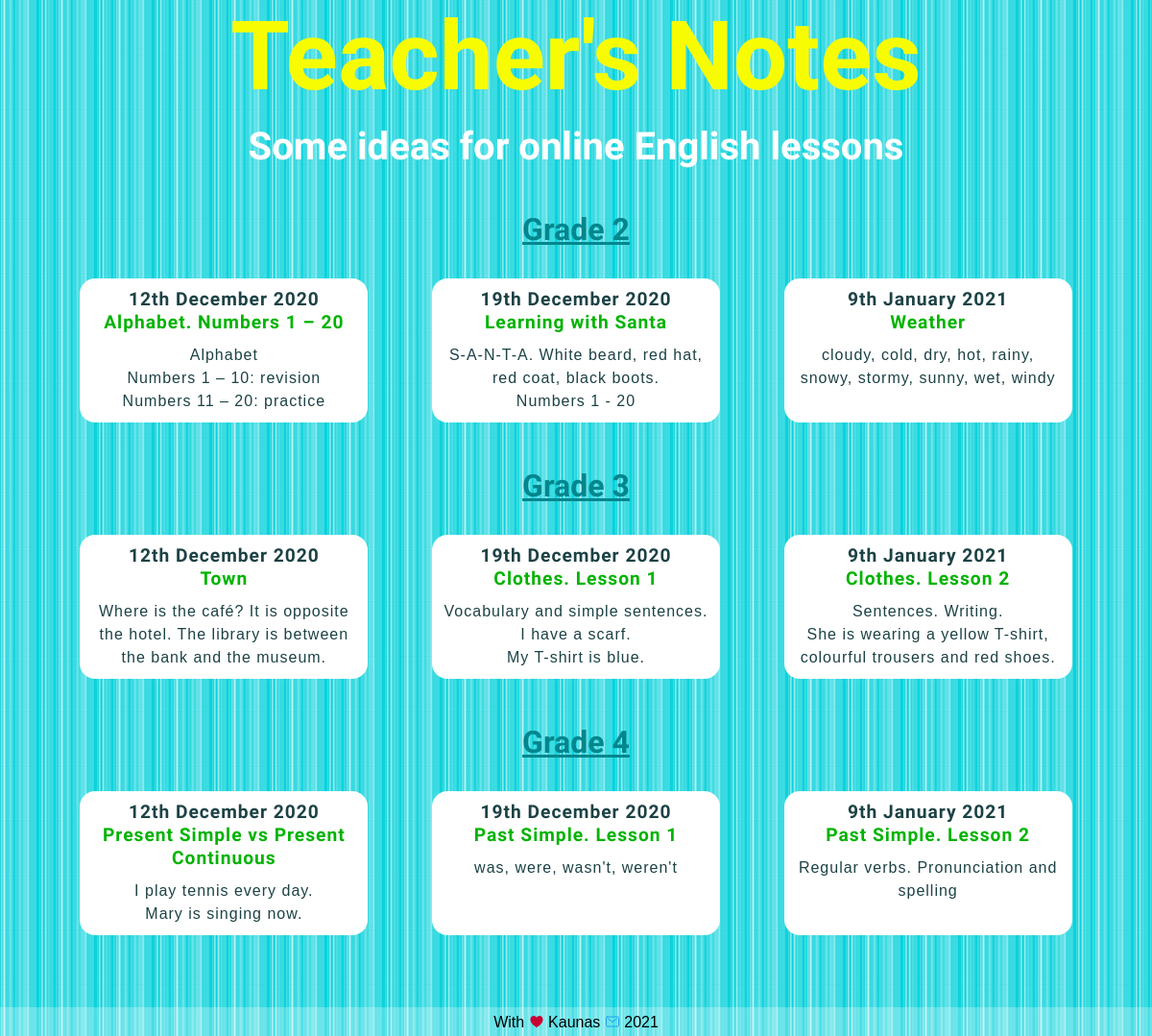
The page / on the database its author committed.
### blog/models.py (models this page shows, shortened)
class Grade2blogpost(models.Model):
    grade = models.CharField(max_length=10, default='Grade 2')
    date = models.DateField()
    title = models.TextField(max_length=200)
    intro = models.TextField(max_length=400, default='intro')
    description = models.TextField()
    image = models.ImageField(upload_to='blog/images/', default='blog/images/soon.png')
    file = models.FileField(upload_to='blog/downloads/', blank='True')
    credits = models.TextField(blank='True')

class Grade3blogpost(models.Model):
    grade = models.CharField(max_length=10, default='Grade 3')
    date = models.DateField()
    title = models.TextField(max_length=200)
    intro = models.TextField(max_length=400, default='intro')
    description = models.TextField()
    image = models.ImageField(upload_to='blog/images/', default='blog/images/soon.png')
    file = models.FileField(upload_to='blog/downloads/', blank='True')
    credits = models.TextField(blank='True')

class Grade4blogpost(models.Model):
    grade = models.CharField(max_length=10, default='Grade 4')
    date = models.DateField()
    title = models.TextField(max_length=200)
    intro = models.TextField(max_length=400, default='intro')
    description = models.TextField()
    image = models.ImageField(upload_to='blog/images/', default='blog/images/soon.png')
    file = models.FileField(upload_to='blog/downloads/', blank='True')
    credits = models.TextField(blank='True')

### blog/views.py (the view)
# urls.py: path('', views.all_posts, name='all_posts'),
def all_posts(request):
    grade2blogposts = Grade2blogpost.objects.order_by('-date')[:3]
    grade3blogposts = Grade3blogpost.objects.order_by('-date')[:3]
    grade4blogposts = Grade4blogpost.objects.order_by('-date')[:3]
    return render(request, 'blog/all_posts.html', {'grade2blogposts': grade2blogposts,
                                                   'grade3blogposts': grade3blogposts,
                                                   'grade4blogposts': grade4blogposts})

### blog/templates/blog/all_posts.html (shortened to what this page needs)
<!DOCTYPE html>
{% load static %}
<html lang="en">
<head>
    <link href="{% static 'blog/all_posts.css' %}" type="text/css" rel="stylesheet"/>
    <link href="{% static 'blog/queries.css' %}" type="text/css" rel="stylesheet"/>
</head>
<header>
    <h1>Teacher's Notes</h1>
    <h2>Some ideas for online English lessons</h2>
</header>
<section>
    <a href="{% url 'blog:url_all_grade2' %}"><h3>Grade 2</h3></a>
    <div class="flex-container">
        {% for blogpost in grade2blogposts %}
            <a class="button" href="{% url 'blog:url_one_grade2' blogpost.id %}">
                <h4>{{ blogpost.date|date:'jS F Y' }}</h4>
                <h5>{{ blogpost.title }}</h5>
                <p>{{ blogpost.intro|safe|truncatewords:20 }}</p></a>
        {% endfor %}
    </div>
</section>
<section>
    <a href="{% url 'blog:url_all_grade3' %}"><h3>Grade 3</h3></a>
    <div class="flex-container">
        {% for blogpost in grade3blogposts %}
            <a class="button" href="{% url 'blog:url_one_grade3' blogpost.id %}">
                <h4>{{ blogpost.date|date:'jS F Y' }}</h4>
                <h5>{{ blogpost.title }}</h5>
                <p>{{ blogpost.intro|safe|truncatewords:20 }}</p></a>
        {% endfor %}
    </div>
</section>
<section>
    <a href="{% url 'blog:url_all_grade4' %}"><h3>Grade 4</h3></a>
    <div class="flex-container">
        {% for blogpost in grade4blogposts %}
            <a class="button" href="{% url 'blog:url_one_grade4' blogpost.id %}">
                <h4>{{ blogpost.date|date:'jS F Y' }}</h4>
                <h5>{{ blogpost.title }}</h5>
                <p>{{ blogpost.intro|safe|truncatewords:20 }}</p></a>
        {% endfor %}
    </div>
</section>
<footer>
    <p class="signature">With <a>
        <ion-icon class="heart" name="heart"></ion-icon>
    </a> Kaunas
        <a style="text-decoration: none" href="mailto:welcome@listensingtalk.com">
            <ion-icon class="mail" name="mail-outline"></ion-icon>
        </a> 2021
    </p>
</footer>
</body>
</html>

### blog/static/blog/all_posts.css (style rules this page uses)
* { margin: 0; padding: 0; box-sizing: border-box; }
h1, h2, h3, h4, h5 { font-family: 'Dosis', sans-serif; }
h1 { font-size: 100px; color: #F8FC03; }
h2 { font-size: 40px; color: white; padding: 12px; }
h3 { font-size: 32px; color: #00868e; padding: 12px; margin-top: 20px; margin-bottom: 10px; }
h4 { font-size: 120%; }
h5 { font-size: 120%; color: #00b300; }
p { padding-top: 10px; }
a { color: #00868e; }
.button { border-radius: 16px; color: #1c4245; padding: 10px; text-decoration: none; display: inline-block; margin: 10px; line-height: 150%; letter-spacing: 1px; background-color: white; width: 300px; }
.flex-container { margin: auto; min-width: 200px; max-width: 1100px; display: -webkit-box; display: -ms-flexbox; display: flex; -ms-flex-wrap: wrap; flex-wrap: wrap; -ms-flex-pack: distribute; justify-content: space-around; padding-bottom: 5px; flex-direction: row-reverse; }
footer { background-color: rgba(255, 255, 255, 0.25); margin-top: 60px; height: 30px; }
ion-icon { font-size: 16px; margin-bottom: -2px; }
.mail { color: #1da1f2; }
.heart { color: #cc0033; }
.signature { font-size: 16px; padding: 7px 0 0 0; margin: 0; }

### rows shown on the page
Grade2blogpost: date "9th January 2021", title "Weather", intro "cloudy, cold, dry, hot, rainy, snowy, stormy, sunny, wet, windy"
Grade2blogpost: date "19th December 2020", title "Learning with Santa", intro "S-A-N-T-A. White beard, red hat, red coat, black boots. Numbers 1 - 20"
Grade2blogpost: date "12th December 2020", title "Alphabet. Numbers 1 – 20", intro "Alphabet Numbers 1 – 10: revision Numbers 11 – 20: practice"
Grade3blogpost: date "9th January 2021", title "Clothes. Lesson 2", intro "Sentences. Writing. She is wearing a yellow T-shirt, colourful trousers and red shoes."
Grade3blogpost: date "19th December 2020", title "Clothes. Lesson 1", intro "Vocabulary and simple sentences. I have a scarf. My T-shirt is blue."
Grade3blogpost: date "12th December 2020", title "Town", intro "Where is the café? It is opposite the hotel. The library is between the bank and the museum."
Grade4blogpost: date "9th January 2021", title "Past Simple. Lesson 2", intro "Regular verbs. Pronunciation and spelling"
Grade4blogpost: date "19th December 2020", title "Past Simple. Lesson 1", intro "was, were, wasn't, weren't"
Grade4blogpost: date "12th December 2020", title "Present Simple vs Present Continuous", intro "I play tennis every day. Mary is singing now."
